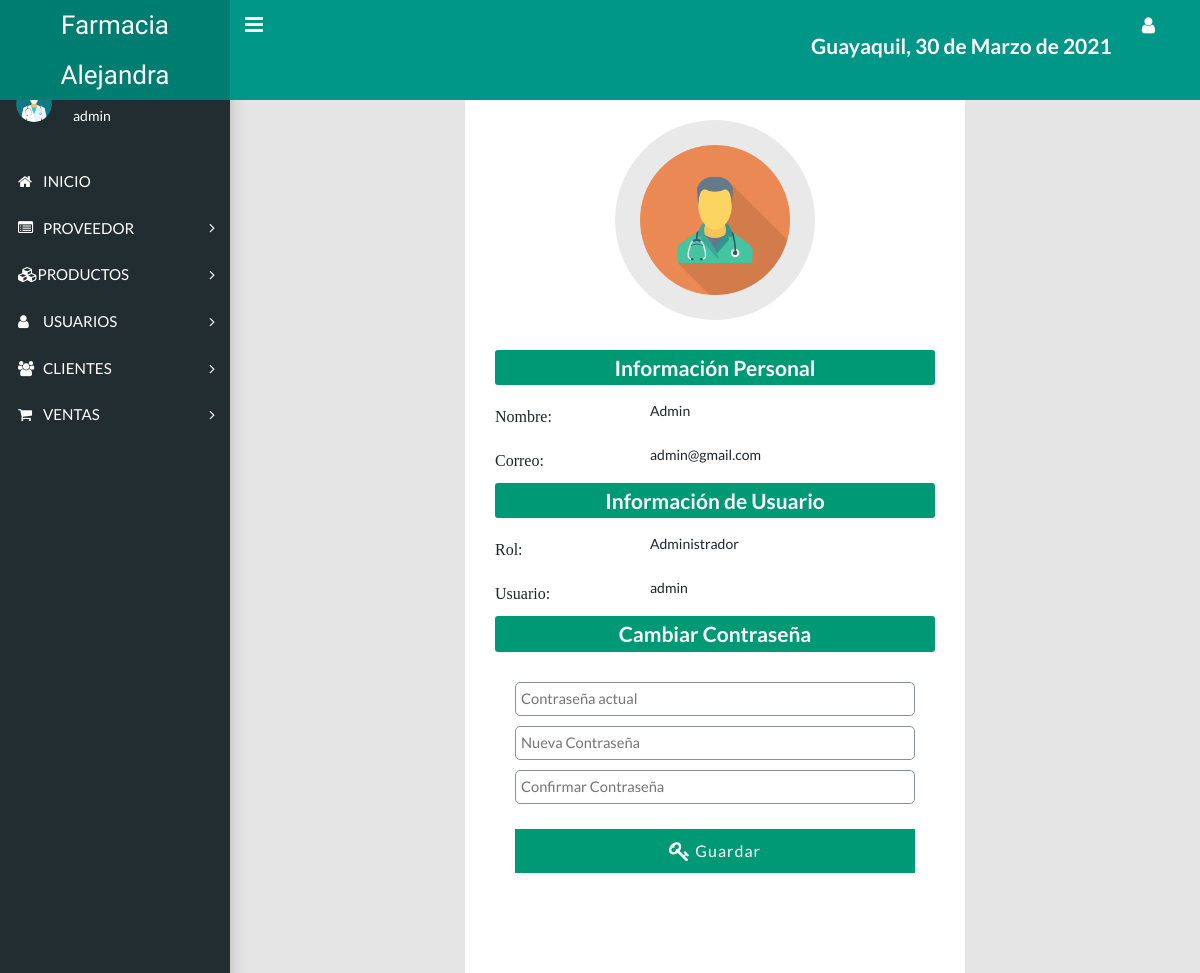
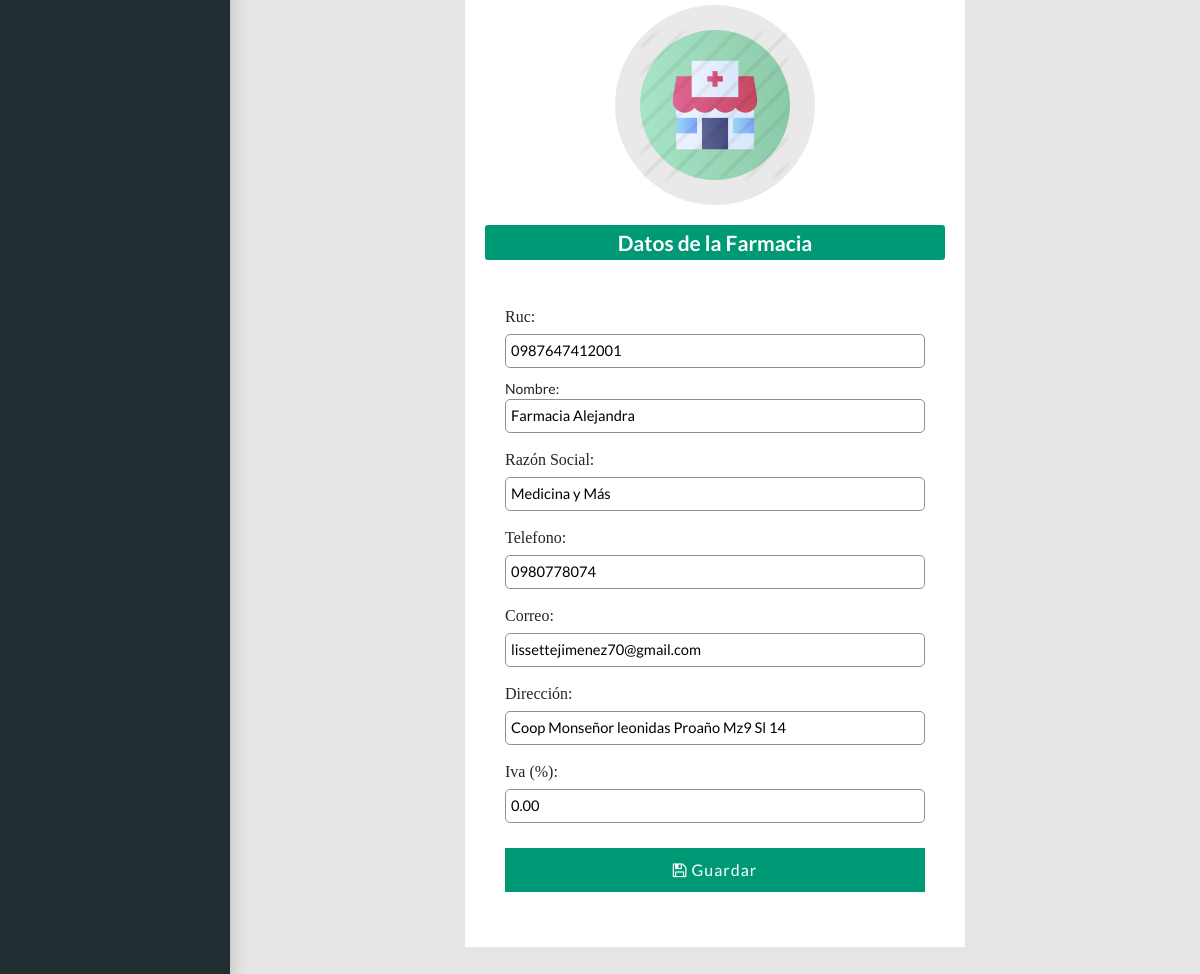
Screenshot of /view/configuracion.php (signed in) with the database file from the repository (2 pictures, top to bottom).
### tables this page shows
CREATE TABLE `configuracion` (
  `id` int(11) NOT NULL,
  `nit` varchar(15) NOT NULL,
  `nombre` varchar(100) NOT NULL,
  `razon_social` varchar(100) NOT NULL,
  `telefono` varchar(10) NOT NULL,
  `email` varchar(100) NOT NULL,
  `direccion` varchar(150) NOT NULL,
  `iva` decimal(10,2) NOT NULL
);

### view/layouts/functions.php (called while the page is built, shortened)
<?php
	function fechaC(){
		$mes = array("","Enero",
					  "Febrero",
					  "Marzo",
					  "Abril",
					  "Mayo",
					  "Junio",
					  "Julio",
					  "Agosto",
					  "Septiembre",
					  "Octubre",
					  "Noviembre",
					  "Diciembre");
		return date('d')." de ". $mes[date('n')] . " de " . date('Y');
	}
 ?>

### view/configuracion.php (the view, shortened to what this page needs)
<?php
include_once 'layouts/header.php';
include_once 'layouts/nav.php';
?>
<?php
include "../conexion.php";
$nit = '';
$nombreEmpresa= '';
$razonSocial= '';
$telEmpresa= '';
$emailEmpresa= '';
$dirEmpresa= '';
$iva= '';
$query_empresa = mysqli_query($conection,"SELECT * FROM configuracion");
$row_empresa = mysqli_num_rows($query_empresa);
if ($row_empresa > 0)
{
  while ($arrInfoEmpresa = mysqli_fetch_assoc($query_empresa)) {
    $nit = $arrInfoEmpresa['nit'];
    $nombreEmpresa= $arrInfoEmpresa['nombre'];
    $razonSocial= $arrInfoEmpresa['razon_social'];
    $telEmpresa= $arrInfoEmpresa['telefono'];
    $emailEmpresa= $arrInfoEmpresa['email'];
    $dirEmpresa= $arrInfoEmpresa['direccion'];
    $iva= $arrInfoEmpresa['iva'];
  }
}
?>
<main class="app-content">
  <div class="divInfoSistema">
   <div class="containerPerfil">
     <div class="containerDataUser">
      <div class="logoUser">
        <img src="../view/factura/img/icono.png">
      </div>
      <div class="divDataUser">
       <h4>Información Personal</h4>
       <div>
         <label>Nombre:</label>   <span><?php echo $_SESSION['nombre']; ?></span>
       </div>
       <div>
         <label>Correo:</label>  <span><?php echo $_SESSION['email']; ?></span>
       </div>
       <h4>Información de Usuario</h4>
       <div>
         <label>Rol:</label>  <span><?php echo $_SESSION['rol_name']; ?></span>
       </div>
       <div>
         <label>Usuario:</label>  <span><?php echo $_SESSION['user']; ?></span>
       </div>
       <h4>Cambiar Contraseña</h4>
       <form action="" method="post" name="frmChangePass" id="frmChangePass">
        <div>
          <input type="password" name="txtPassUser" id="txtPassUser" placeholder="Contraseña actual">
        </div>
        <div>
          <input class="newPass" type="password" name="txtNewPassUser" id="txtNewPassUser" placeholder="Nueva Contraseña" required>
        </div>
        <div>
         <input class="newPass" type="password" name="txtPassConfirm" id="txtPassConfirm" placeholder="Confirmar Contraseña
         " required>
       </div>
       <div>
         <button type="submit" class="btn_save btnChangePass"><i class="fa fa-key fa-lg"></i> Guardar</button>
     </div>
   </form>
 </div>
</div>
<?php if ($_SESSION['rol'] == 1) { ?>
  <div class="containerDataEmpresa">
    <div class="logoEmpresa">
      <img src="../view/factura/img/icono2.png">
    </div>
    <h4>Datos de la Farmacia</h4>
    <form action="" method="post" name="frmEmpresa" id="frmEmpresa">
      <div>
       <label>Ruc:</label>
       <input type="text" name="txtNit" id="txtNit"
       placeholder="Ruc de la Empresa" value="<?= $nit; ?>" required>
     </div>
     <div>Nombre:</div>
     <input type="text" name="txtNombre" id="txtNombre" placeholder="Nombre de la Empresa" value="<?= $nombreEmpresa; ?>" required>
     <div>
       <label>Razón Social:</label>
       <input type="text" name="txtRSocial" id="txtRSocial" placeholder="Razón Social" value="<?= $razonSocial; ?>" required>
     </div>
     <div>
       <label>Telefono:</label>
       <input type="text" name="txtTelEmpresa" id="txtTelEmpresa" placeholder="Núnmero de Telefono" value="<?= $telEmpresa; ?>" required>
     </div>
     <div>
       <label>Correo:</label>
       <input type="email" name="txtEmailEmpresa" id="txtEmailEmpresa" placeholder="Correo Electrónico" value="<?= $emailEmpresa; ?>" required>
     </div>
     <div>
       <label>Dirección:</label>
       <input type="text" name="txtDirEmpresa" id="txtDirEmpresa" placeholder="Dirección de la Empresa" value="<?= $dirEmpresa ?>" required>
     </div>
     <div>
       <label>Iva (%):</label>
       <input type="text" name="txtIva" id="txtIva" placeholder="Valor del Iva" value="<?= $iva; ?>" required>
     </div>
     <div>
       <button type="submit" class="btn_save btnChangePass"><i class="fa fa-floppy-o" aria-hidden="true"></i> Guardar</button>
     </div>
   </form>
 </div>
<?php } ?>
</div>
</div>
</main>
<?php
include_once 'layouts/footer.php';
?>

### view/layouts/header.php (shortened to what this page needs)
<!DOCTYPE html>
<html lang="en">
<head>
    <link rel="stylesheet" type="text/css" href="https://maxcdn.bootstrapcdn.com/font-awesome/4.7.0/css/font-awesome.min.css">
    <link href="../view/css/style.css" rel="stylesheet" type="text/css"/>

### view/layouts/nav.php (shortened to what this page needs)
   <link rel="stylesheet" type="text/css" href="../css/main.css">
   <link href="../view/css/style.css" rel="stylesheet" type="text/css"/>
   <link rel="stylesheet" type="text/css" href="https://maxcdn.bootstrapcdn.com/font-awesome/4.7.0/css/font-awesome.min.css">
   <?php include "../view/layouts/functions.php" ?>
 </head>
 <body class="app sidebar-mini">
  <header class="app-header"><a class="app-header__logo" href="#">Farmacia Alejandra</a>
    <a class="app-sidebar__toggle" href="#" data-toggle="sidebar" aria-label="Hide Sidebar"></a>
    <ul class="app-nav">
      <li class="app-search" style="color: white;">
        <h4>Guayaquil, <?php echo fechaC(); ?></h4>
      </li>
      <li class="dropdown"><a class="app-nav__item" href="#" data-toggle="dropdown" aria-label="Open Profile Menu"><i class="fa fa-user fa-lg"></i></a>
      </li>
    </ul>
  </header>
  <aside class="app-sidebar">
    <div class="app-sidebar__user"><img class="app-sidebar__user-avatar" src="../view/img/logo.png" alt="User Image">
      <div>
        <p class="app-sidebar__user-name">usuario:</p>
        <p class="app-sidebar__user-designation"><?php echo $_SESSION['user']; ?></p>
      </div>
    </div>
    <ul class="app-menu">
      <li><a class="app-menu__item" href="../view/dashboard.php"><i class="app-menu__icon fa fa-home"></i><span class="app-menu__label">INICIO</span></a></li>
      <li class="treeview"><a class="app-menu__item" href="#" data-toggle="treeview"><i class="app-menu__icon fa fa-list-alt"></i><span class="app-menu__label"> PROVEEDOR</span><i class="treeview-indicator fa fa-angle-right"></i></a>
     </li>
     <li class="treeview"><a class="app-menu__item" href="#" data-toggle="treeview"><i class="fa fa-cubes" aria-hidden="true"></i><span class="app-menu__label"> PRODUCTOS</span><i class="treeview-indicator fa fa-angle-right"></i></a>
   </li>
   <?php
   if($_SESSION['rol'] == 1){
     ?>
     <li class="treeview"><a class="app-menu__item" href="#" data-toggle="treeview"><i class="app-menu__icon fa fa-user"></i><span class="app-menu__label">USUARIOS</span><i class="treeview-indicator fa fa-angle-right"></i></a>
    </li>
  <?php } ?>
  <li class="treeview"><a class="app-menu__item" href="#" data-toggle="treeview"><i class="app-menu__icon fa fa-users"></i><span class="app-menu__label">CLIENTES</span><i class="treeview-indicator fa fa-angle-right"></i></a>
  </li>
  <li class="treeview"><a class="app-menu__item" href="#" data-toggle="treeview"><i class="app-menu__icon  fa fa-shopping-cart"></i><span class="app-menu__label">VENTAS</span><i class="treeview-indicator fa fa-angle-right"></i></a>
  </li>
</ul>
</aside>

### view/layouts/footer.php (shortened to what this page needs)
</body>
</html>

### view/css/style.css (style rules this page uses)
label { display: block; font-size: 12pt; font-family: 'GothamBook'; margin: 15px auto 5px auto; }
input,select { display: block; width: 100%; font-size: 11pt; padding: 5px; border: 1px solid #85929e; border-radius: 5px; }
.btn_save { font-size: 12pt; background: #009975; padding: 10px; color: #FFF; letter-spacing: 1px; border: 0; cursor: pointer; margin: 15px auto; }
.app-sidebar__user-avatar { width: 48px; padding: 6px; }
.containerPerfil { display: -webkit-flex; display: -moz-flex; display: -ms-flex; display: -o-flex; display: flex; justify-content: space-around; align-items: flex-start; flex-wrap: wrap; }
.containerDataUser, .containerDataEmpresa { width: 500px; background-color: #FFF; padding: 20px; }
.logoUser, .logoEmpresa { display: -webkit-flex; display: -moz-flex; display: -ms-flex; display: -o-flex; display: flex; justify-content: center; align-items: center; width: 200px; height: 200px; border-radius: 50%; margin: 20px auto; padding: 25px; background: #E9E9E9; }
.logoUser img, .logoEmpresa img { width: 100%; height: 100%; }
.divDataUser { padding: 10px; margin: auto; }
.divInfoSistema h4 { background: #009975; padding: 5px 10px; color: #FFF; border-radius: 3px; text-align: center; margin-bottom: 10px; }
.divDataUser > div { display: -webkit-flex; display: -moz-flex; display: -ms-flex; display: -o-flex; display: flex; }
.divDataUser label { width: 150px; margin: 0px; margin-bottom: 10px; margin-top: 10px; }
.divDataUser span { padding: 5px; }
.divInfoSistema form { padding: 20px; }
.divInfoSistema input { margin-bottom: 10px; }
.divInfoSistema button { width: 100%; }

### rows the page displays
configuracion: txtNit "0987647412001", txtNombre "Farmacia Alejandra", txtRSocial "Medicina y Más", txtTelEmpresa "0980778074", txtEmailEmpresa "lissettejimenez70@gmail.com", txtDirEmpresa "Coop Monseñor leonidas Proaño Mz9 Sl 14", txtIva "0.00"

### other values shown
fechaC() "30 de Marzo de 2021"
$_SESSION['user'] "admin"
$_SESSION['nombre'] "Admin"
$_SESSION['email'] "admin@gmail.com"
$_SESSION['rol_name'] "Administrador"
